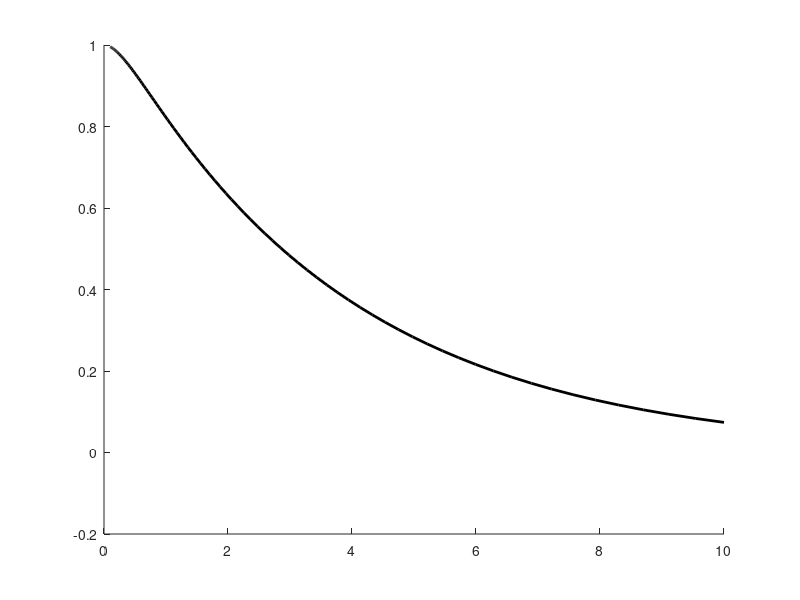

MATLAB code to generate this figure:
c = 0.25;
Tau = 0.25;
Omega = sqrt(c/Tau - 1/(4*Tau^2));
t = logspace(-1,1,100);
if (Omega == 0)
    normVAF = exp(-t/(2*Tau)).*(1+t/(2*Tau));
else
    normVAF = exp(-t/(2*Tau)).*(cos(Omega*t) + (1/(2*Tau*Omega))*sin(Omega*t));
end
hold on;
plot(t,normVAF,"LineWidth",2,"Color","k","LineStyle","-");
ylim([-0.2 1]);